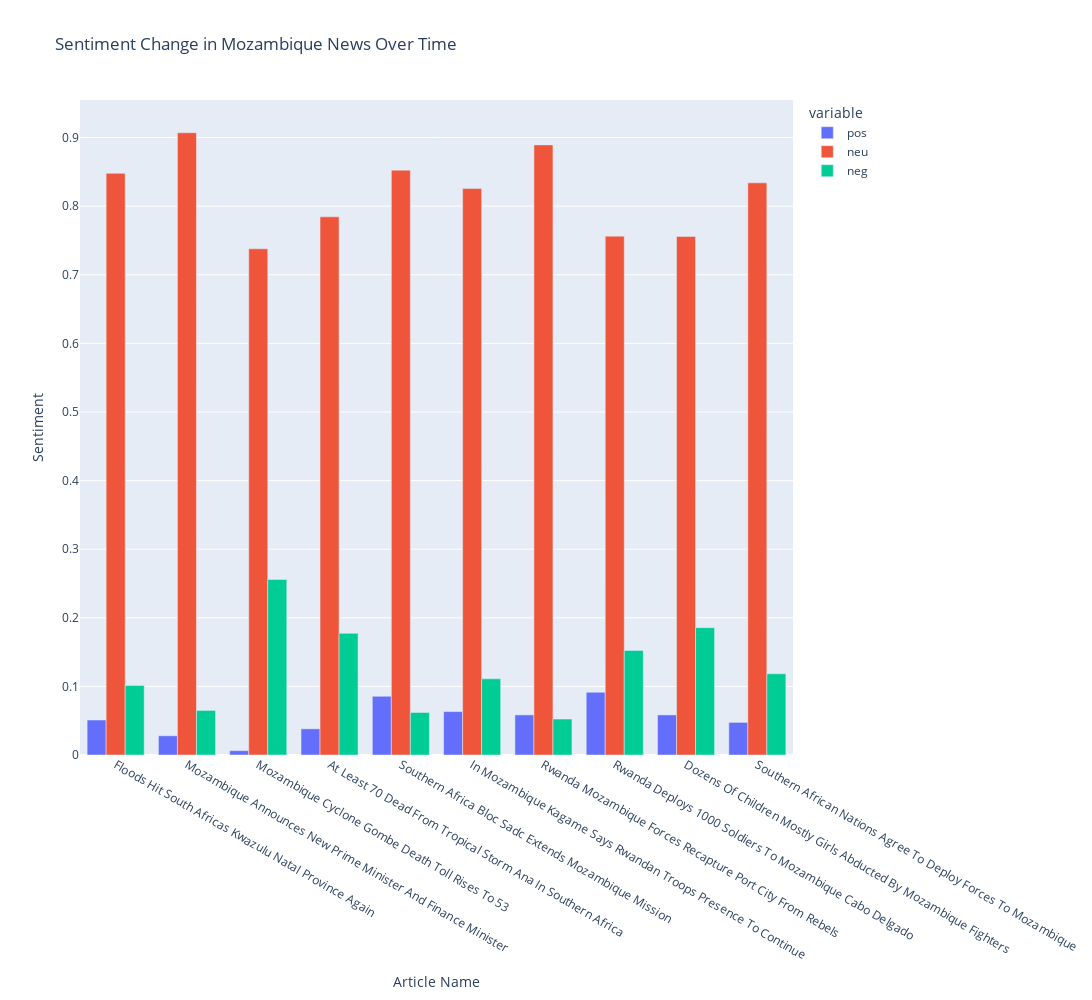

Here is the notebook cell this chart was saved with:
### Code cell
# Generate Plotly
fig = px.bar(average_sentiments_df, x = "titles", y=["pos", "neu", "neg"],
              title = "Sentiment Change in Mozambique News Over Time", 
             barmode = "group", width=2000, height=1000 )
fig.update_layout(xaxis_title='Article Name', yaxis_title='Sentiment')
fig.show()

### Figure 1 — Plotly figure (JSON) as saved in the notebook; plotly's stock layout.template omitted (floating-point values rounded to 4 significant figures)
{"data": [{"alignmentgroup": "True", "hovertemplate": "variable=pos<br>titles=%{x}<br>value=%{y}<extra></extra>", "legendgroup": "pos", "marker": {"color": "#636efa", "pattern": {"shape": ""}}, "name": "pos", "offsetgroup": "pos", "orientation": "v", "showlegend": true, "textposition": "auto", "type": "bar", "x": ["Floods Hit South Africas Kwazulu Natal Province Again", "Mozambique Announces New Prime Minister And Finance Minister", "Mozambique Cyclone Gombe Death Toll Rises To 53", "At Least 70 Dead From Tropical Storm Ana In Southern Africa", "Southern Africa Bloc Sadc Extends Mozambique Mission", "In Mozambique Kagame Says Rwandan Troops Presence To Continue", "Rwanda Mozambique Forces Recapture Port City From Rebels", "Rwanda Deploys 1000 Soldiers To Mozambique Cabo Delgado", "Dozens Of Children Mostly Girls Abducted By Mozambique Fighters", "Southern African Nations Agree To Deploy Forces To Mozambique"], "xaxis": "x", "y": [0.051, 0.028, 0.006333, 0.03816, 0.08555, 0.06328, 0.05843, 0.0915, 0.05842, 0.04753], "yaxis": "y"}, {"alignmentgroup": "True", "hovertemplate": "variable=neu<br>titles=%{x}<br>value=%{y}<extra></extra>", "legendgroup": "neu", "marker": {"color": "#EF553B", "pattern": {"shape": ""}}, "name": "neu", "offsetgroup": "neu", "orientation": "v", "showlegend": true, "textposition": "auto", "type": "bar", "x": ["Floods Hit South Africas Kwazulu Natal Province Again", "Mozambique Announces New Prime Minister And Finance Minister", "Mozambique Cyclone Gombe Death Toll Rises To 53", "At Least 70 Dead From Tropical Storm Ana In Southern Africa", "Southern Africa Bloc Sadc Extends Mozambique Mission", "In Mozambique Kagame Says Rwandan Troops Presence To Continue", "Rwanda Mozambique Forces Recapture Port City From Rebels", "Rwanda Deploys 1000 Soldiers To Mozambique Cabo Delgado", "Dozens Of Children Mostly Girls Abducted By Mozambique Fighters", "Southern African Nations Agree To Deploy Forces To Mozambique"], "xaxis": "x", "y": [0.8478, 0.907, 0.7378, 0.7844, 0.8525, 0.8256, 0.8893, 0.7562, 0.7559, 0.834], "yaxis": "y"}, {"alignmentgroup": "True", "hovertemplate": "variable=neg<br>titles=%{x}<br>value=%{y}<extra></extra>", "legendgroup": "neg", "marker": {"color": "#00cc96", "pattern": {"shape": ""}}, "name": "neg", "offsetgroup": "neg", "orientation": "v", "showlegend": true, "textposition": "auto", "type": "bar", "x": ["Floods Hit South Africas Kwazulu Natal Province Again", "Mozambique Announces New Prime Minister And Finance Minister", "Mozambique Cyclone Gombe Death Toll Rises To 53", "At Least 70 Dead From Tropical Storm Ana In Southern Africa", "Southern Africa Bloc Sadc Extends Mozambique Mission", "In Mozambique Kagame Says Rwandan Troops Presence To Continue", "Rwanda Mozambique Forces Recapture Port City From Rebels", "Rwanda Deploys 1000 Soldiers To Mozambique Cabo Delgado", "Dozens Of Children Mostly Girls Abducted By Mozambique Fighters", "Southern African Nations Agree To Deploy Forces To Mozambique"], "xaxis": "x", "y": [0.1012, 0.065, 0.2558, 0.1773, 0.062, 0.1111, 0.05243, 0.1523, 0.1856, 0.1184], "yaxis": "y"}], "layout": {"barmode": "group", "height": 1000, "legend": {"title": {"text": "variable"}, "tracegroupgap": 0}, "title": {"text": "Sentiment Change in Mozambique News Over Time"}, "width": 2000, "xaxis": {"anchor": "y", "domain": [0, 1], "title": {"text": "Article Name"}}, "yaxis": {"anchor": "x", "domain": [0, 1], "title": {"text": "Sentiment"}}}}
